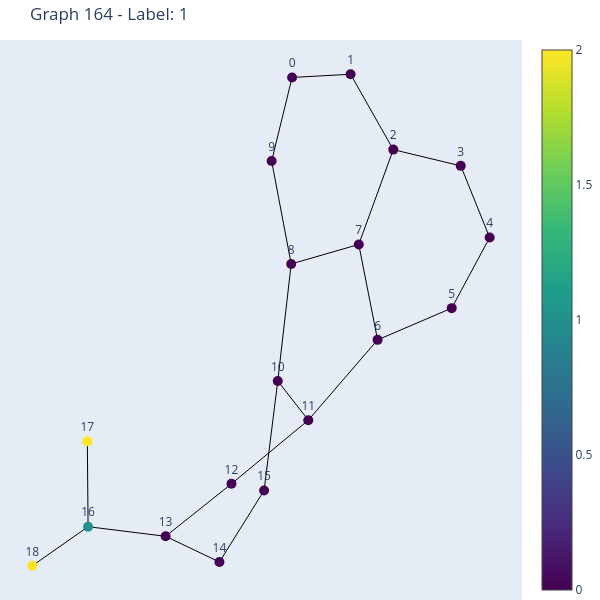
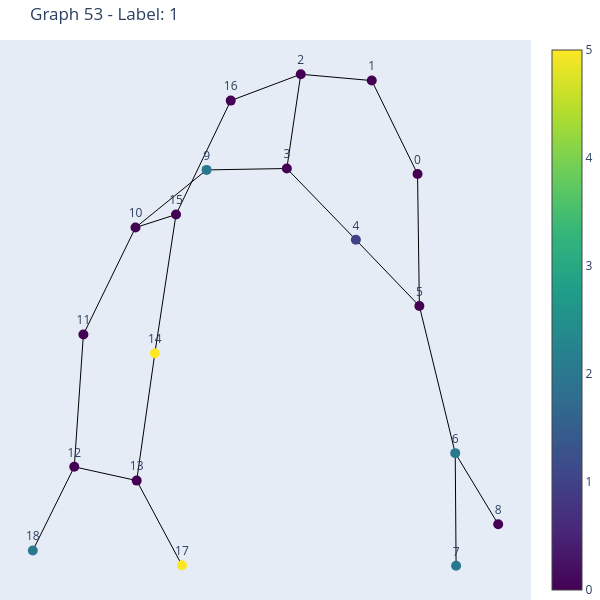
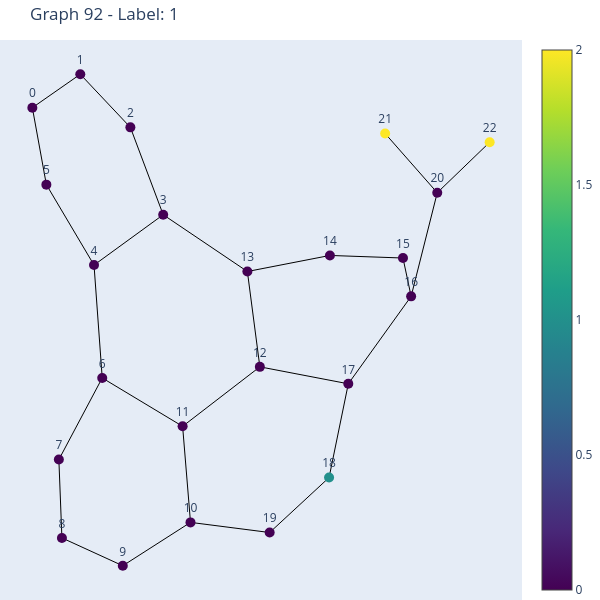
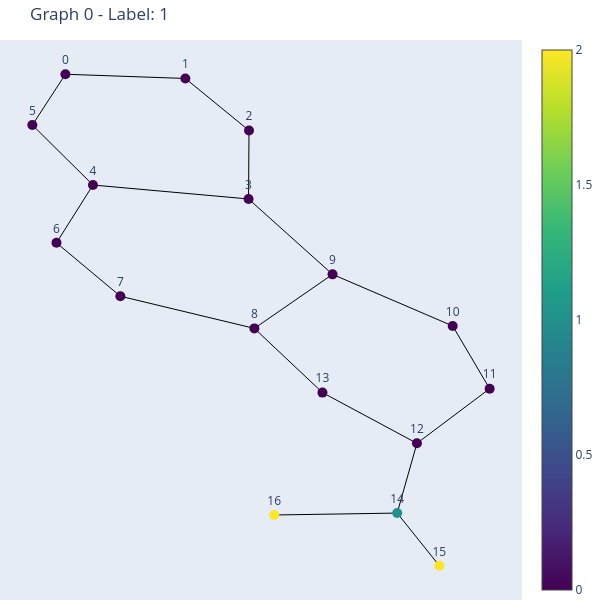

The cell these charts' notebook holds for them, in order:
### Markdown cell above
#### Задача 1 [1 балл]

Визулизируйте случайные примеры из набора данных `MUTAG`. Разбейте выборку на тренировочную и тестовую.

### Code cell
ids = np.random.randint(0, len(dataset), 5)
for id in ids:
    visualize_graph(dataset[id], id)

### Figure 1 — Plotly figure (JSON) as saved in the notebook; plotly's stock layout.template omitted (floating-point values rounded to 4 significant figures)
{"data": [{"hoverinfo": "none", "line": {"color": "black", "width": 1}, "mode": "lines", "type": "scatter", "x": [0.02874, 0.2604, null, 0.02874, -0.05228, null, 0.2604, 0.4295, null, -0.05228, 0.02521, null, 0.4295, 0.6968, null, 0.4295, 0.2929, null, 0.6968, 0.8113, null, 0.2929, 0.3674, null, 0.2929, 0.02521, null, 0.8113, 0.661, null, 0.661, 0.3674, null, 0.3674, 0.09295, null, 0.09295, -0.02795, null, 0.09295, -0.2113, null, 0.02521, -0.02795, null, -0.02795, -0.08218, null, -0.08218, -0.259, null, -0.2113, -0.4721, null, -0.4721, -0.259, null, -0.4721, -0.7792, null, -0.7792, -0.7822, null, -0.7792, -1, null], "y": [0.7591, 0.7684, null, 0.7591, 0.5159, null, 0.7684, 0.5492, null, 0.5159, 0.2166, null, 0.5492, 0.5019, null, 0.5492, 0.2733, null, 0.5019, 0.2936, null, 0.2733, -0.004239, null, 0.2733, 0.2166, null, 0.2936, 0.08803, null, 0.08803, -0.004239, null, -0.004239, -0.238, null, -0.238, -0.1239, null, -0.238, -0.423, null, 0.2166, -0.1239, null, -0.1239, -0.4426, null, -0.4426, -0.6505, null, -0.423, -0.5757, null, -0.5757, -0.6505, null, -0.5757, -0.5477, null, -0.5477, -0.2992, null, -0.5477, -0.6614, null]}, {"hoverinfo": "text", "marker": {"color": [0, 0, 0, 0, 0, 0, 0, 0, 0, 0, 0, 0, 0, 0, 0, 0, 1, 2, 2], "colorscale": [[0, "#440154"], [0.1111, "#482878"], [0.2222, "#3e4989"], [0.3333, "#31688e"], [0.4444, "#26828e"], [0.5556, "#1f9e89"], [0.6667, "#35b779"], [0.7778, "#6ece58"], [0.8889, "#b5de2b"], [1, "#fde725"]], "showscale": true, "size": 10}, "mode": "markers+text", "text": ["0", "1", "9", "2", "3", "7", "4", "5", "6", "11", "8", "10", "15", "12", "13", "14", "16", "17", "18"], "textposition": "top center", "type": "scatter", "x": [0.02874, 0.2604, -0.05228, 0.4295, 0.6968, 0.2929, 0.8113, 0.661, 0.3674, 0.09295, 0.02521, -0.02795, -0.08218, -0.2113, -0.4721, -0.259, -0.7792, -0.7822, -1], "y": [0.7591, 0.7684, 0.5159, 0.5492, 0.5019, 0.2733, 0.2936, 0.08803, -0.004239, -0.238, 0.2166, -0.1239, -0.4426, -0.423, -0.5757, -0.6505, -0.5477, -0.2992, -0.6614]}], "layout": {"height": 600, "margin": {"b": 0, "l": 0, "r": 0, "t": 40}, "showlegend": false, "title": {"text": "Graph 164 - Label: 1"}, "width": 600, "xaxis": {"showgrid": false, "showticklabels": false, "zeroline": false}, "yaxis": {"showgrid": false, "showticklabels": false, "zeroline": false}}}

### Figure 2 — Plotly figure (JSON) as saved in the notebook; plotly's stock layout.template omitted (floating-point values rounded to 4 significant figures)
{"data": [{"hoverinfo": "none", "line": {"color": "black", "width": 1}, "mode": "lines", "type": "scatter", "x": [0.6588, 0.4651, null, 0.6588, 0.6665, null, 0.4651, 0.1648, null, 0.6665, 0.3979, null, 0.6665, 0.8182, null, 0.1648, 0.1059, null, 0.1648, -0.1315, null, 0.1059, 0.3979, null, 0.1059, -0.2337, null, -0.1315, -0.363, null, -0.2337, -0.5343, null, 0.8182, 0.8219, null, 0.8182, 1.0, null, -0.5343, -0.7548, null, -0.5343, -0.363, null, -0.7548, -0.7934, null, -0.363, -0.4524, null, -0.7934, -0.5293, null, -0.7934, -0.9688, null, -0.5293, -0.4524, null, -0.5293, -0.3378, null], "y": [0.3154, 0.5196, null, 0.3154, 0.02716, null, 0.5196, 0.5334, null, 0.02716, 0.1717, null, 0.02716, -0.2944, null, 0.5334, 0.3275, null, 0.5334, 0.4758, null, 0.3275, 0.1717, null, 0.3275, 0.3244, null, 0.4758, 0.2269, null, 0.3244, 0.1985, null, -0.2944, -0.5404, null, -0.2944, -0.4496, null, 0.1985, -0.03513, null, 0.1985, 0.2269, null, -0.03513, -0.3243, null, 0.2269, -0.07598, null, -0.3243, -0.3543, null, -0.3243, -0.507, null, -0.3543, -0.07598, null, -0.3543, -0.5394, null]}, {"hoverinfo": "text", "marker": {"color": [0, 0, 0, 0, 0, 0, 1, 2, 2, 2, 0, 0, 0, 0, 0, 0, 2, 5, 5], "colorscale": [[0, "#440154"], [0.1111, "#482878"], [0.2222, "#3e4989"], [0.3333, "#31688e"], [0.4444, "#26828e"], [0.5556, "#1f9e89"], [0.6667, "#35b779"], [0.7778, "#6ece58"], [0.8889, "#b5de2b"], [1, "#fde725"]], "showscale": true, "size": 10}, "mode": "markers+text", "text": ["0", "1", "5", "2", "3", "16", "4", "9", "6", "7", "8", "10", "11", "15", "12", "13", "18", "14", "17"], "textposition": "top center", "type": "scatter", "x": [0.6588, 0.4651, 0.6665, 0.1648, 0.1059, -0.1315, 0.3979, -0.2337, 0.8182, 0.8219, 1.0, -0.5343, -0.7548, -0.363, -0.7934, -0.5293, -0.9688, -0.4524, -0.3378], "y": [0.3154, 0.5196, 0.02716, 0.5334, 0.3275, 0.4758, 0.1717, 0.3244, -0.2944, -0.5404, -0.4496, 0.1985, -0.03513, 0.2269, -0.3243, -0.3543, -0.507, -0.07598, -0.5394]}], "layout": {"height": 600, "margin": {"b": 0, "l": 0, "r": 0, "t": 40}, "showlegend": false, "title": {"text": "Graph 53 - Label: 1"}, "width": 600, "xaxis": {"showgrid": false, "showticklabels": false, "zeroline": false}, "yaxis": {"showgrid": false, "showticklabels": false, "zeroline": false}}}

### Figure 3 — Plotly figure (JSON) as saved in the notebook; plotly's stock layout.template omitted (floating-point values rounded to 4 significant figures)
{"data": [{"hoverinfo": "none", "line": {"color": "black", "width": 1}, "mode": "lines", "type": "scatter", "x": [-0.7282, -0.547, null, -0.7282, -0.6752, null, -0.547, -0.3577, null, -0.6752, -0.4951, null, -0.3577, -0.2337, null, -0.2337, -0.4951, null, -0.2337, 0.08443, null, -0.4951, -0.4641, null, 0.08443, 0.1315, null, 0.08443, 0.3963, null, -0.4641, -0.628, null, -0.4641, -0.1603, null, -0.628, -0.6164, null, -0.1603, -0.1305, null, -0.1603, 0.1315, null, -0.6164, -0.3864, null, -0.3864, -0.1305, null, -0.1305, 0.1686, null, 0.1686, 0.3931, null, 0.1315, 0.4658, null, 0.4658, 0.7033, null, 0.4658, 0.3931, null, 0.3963, 0.6724, null, 0.6724, 0.7033, null, 0.7033, 0.802, null, 0.802, 0.605, null, 0.802, 1, null], "y": [0.7156, 0.8328, null, 0.7156, 0.446, null, 0.8328, 0.6466, null, 0.446, 0.1642, null, 0.6466, 0.3405, null, 0.3405, 0.1642, null, 0.3405, 0.1416, null, 0.1642, -0.2313, null, 0.1416, -0.1924, null, 0.1416, 0.1979, null, -0.2313, -0.5174, null, -0.2313, -0.4008, null, -0.5174, -0.7918, null, -0.4008, -0.7374, null, -0.4008, -0.1924, null, -0.7918, -0.8894, null, -0.8894, -0.7374, null, -0.7374, -0.7729, null, -0.7729, -0.5803, null, -0.1924, -0.2519, null, -0.2519, 0.05456, null, -0.2519, -0.5803, null, 0.1979, 0.1888, null, 0.1888, 0.05456, null, 0.05456, 0.4176, null, 0.4176, 0.6251, null, 0.4176, 0.5945, null]}, {"hoverinfo": "text", "marker": {"color": [0, 0, 0, 0, 0, 0, 0, 0, 0, 0, 0, 0, 0, 0, 0, 0, 0, 0, 0, 0, 1, 2, 2], "colorscale": [[0, "#440154"], [0.1111, "#482878"], [0.2222, "#3e4989"], [0.3333, "#31688e"], [0.4444, "#26828e"], [0.5556, "#1f9e89"], [0.6667, "#35b779"], [0.7778, "#6ece58"], [0.8889, "#b5de2b"], [1, "#fde725"]], "showscale": true, "size": 10}, "mode": "markers+text", "text": ["0", "1", "5", "2", "3", "4", "13", "6", "7", "11", "8", "9", "10", "19", "12", "17", "14", "15", "16", "20", "18", "21", "22"], "textposition": "top center", "type": "scatter", "x": [-0.7282, -0.547, -0.6752, -0.3577, -0.2337, -0.4951, 0.08443, -0.4641, -0.628, -0.1603, -0.6164, -0.3864, -0.1305, 0.1686, 0.1315, 0.4658, 0.3963, 0.6724, 0.7033, 0.802, 0.3931, 0.605, 1], "y": [0.7156, 0.8328, 0.446, 0.6466, 0.3405, 0.1642, 0.1416, -0.2313, -0.5174, -0.4008, -0.7918, -0.8894, -0.7374, -0.7729, -0.1924, -0.2519, 0.1979, 0.1888, 0.05456, 0.4176, -0.5803, 0.6251, 0.5945]}], "layout": {"height": 600, "margin": {"b": 0, "l": 0, "r": 0, "t": 40}, "showlegend": false, "title": {"text": "Graph 92 - Label: 1"}, "width": 600, "xaxis": {"showgrid": false, "showticklabels": false, "zeroline": false}, "yaxis": {"showgrid": false, "showticklabels": false, "zeroline": false}}}

### Figure 4 — Plotly figure (JSON) as saved in the notebook; plotly's stock layout.template omitted (floating-point values rounded to 4 significant figures)
{"data": [{"hoverinfo": "none", "line": {"color": "black", "width": 1}, "mode": "lines", "type": "scatter", "x": [-0.2915, -0.1123, null, -0.2915, -0.3409, null, -0.1123, -0.01728, null, -0.3409, -0.2504, null, -0.01728, -0.01799, null, -0.01799, -0.2504, null, -0.01799, 0.1075, null, -0.2504, -0.3048, null, 0.1075, -0.009252, null, 0.1075, 0.2869, null, -0.3048, -0.2094, null, -0.2094, -0.009252, null, -0.009252, 0.09241, null, 0.09241, 0.2335, null, 0.2869, 0.3421, null, 0.3421, 0.2335, null, 0.2335, 0.204, null, 0.204, 0.267, null, 0.204, 0.02039, null], "y": [0.8407, 0.8249, null, 0.8407, 0.6506, null, 0.8249, 0.6299, null, 0.6506, 0.4258, null, 0.6299, 0.3736, null, 0.3736, 0.4258, null, 0.3736, 0.09121, null, 0.4258, 0.2094, null, 0.09121, -0.1111, null, 0.09121, -0.102, null, 0.2094, 0.009408, null, 0.009408, -0.1111, null, -0.1111, -0.3516, null, -0.3516, -0.5414, null, -0.102, -0.3369, null, -0.3369, -0.5414, null, -0.5414, -0.8027, null, -0.8027, -1, null, -0.8027, -0.8099, null]}, {"hoverinfo": "text", "marker": {"color": [0, 0, 0, 0, 0, 0, 0, 0, 0, 0, 0, 0, 0, 0, 1, 2, 2], "colorscale": [[0, "#440154"], [0.1111, "#482878"], [0.2222, "#3e4989"], [0.3333, "#31688e"], [0.4444, "#26828e"], [0.5556, "#1f9e89"], [0.6667, "#35b779"], [0.7778, "#6ece58"], [0.8889, "#b5de2b"], [1, "#fde725"]], "showscale": true, "size": 10}, "mode": "markers+text", "text": ["0", "1", "5", "2", "3", "4", "9", "6", "7", "8", "13", "10", "11", "12", "14", "15", "16"], "textposition": "top center", "type": "scatter", "x": [-0.2915, -0.1123, -0.3409, -0.01728, -0.01799, -0.2504, 0.1075, -0.3048, -0.2094, -0.009252, 0.09241, 0.2869, 0.3421, 0.2335, 0.204, 0.267, 0.02039], "y": [0.8407, 0.8249, 0.6506, 0.6299, 0.3736, 0.4258, 0.09121, 0.2094, 0.009408, -0.1111, -0.3516, -0.102, -0.3369, -0.5414, -0.8027, -1, -0.8099]}], "layout": {"height": 600, "margin": {"b": 0, "l": 0, "r": 0, "t": 40}, "showlegend": false, "title": {"text": "Graph 0 - Label: 1"}, "width": 600, "xaxis": {"showgrid": false, "showticklabels": false, "zeroline": false}, "yaxis": {"showgrid": false, "showticklabels": false, "zeroline": false}}}
